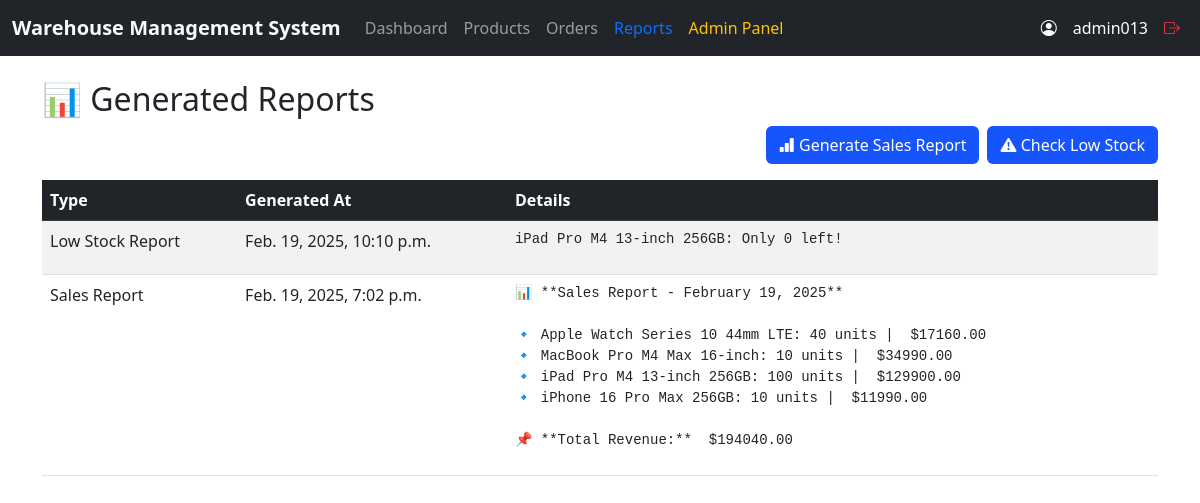
The page /reports/ (signed in) on the database its author committed.
### app/models.py (models this page shows, shortened)
class User(AbstractUser):
    ROLE_CHOICES = [
        ('admin', 'Administrator'),
        ('employee', 'Employee'),]
    role = models.CharField(max_length=10, choices=ROLE_CHOICES, default='employee')
    groups = models.ManyToManyField(Group, related_name="custom_user_groups", blank=True)
    user_permissions = models.ManyToManyField(Permission, related_name="custom_user_permissions", blank=True)

class Report(models.Model):
    REPORT_TYPES = [
        ('sales', 'Sales Report'),
        ('low_stock', 'Low Stock Report'),]
    report_type = models.CharField(max_length=20, choices=REPORT_TYPES)
    generated_at = models.DateTimeField(auto_now_add=True)
    details = models.TextField(default="")

### app/decorators.py (the view)
        def wrapper(request, *args, **kwargs):
            if request.user.is_authenticated and request.user.role in allowed_roles:
                return view_func(request, *args, **kwargs)
            return HttpResponseForbidden("You don't have permission to access this page.")

### app/views.py (called while the page is built)
@login_required  # view reports (admin only)
@role_required(allowed_roles=["admin"])
def report_list(request):
    reports = Report.objects.all().order_by("-generated_at") # get reports ordered from last to first
    return render(request, "reports/report_list.html", {"reports": reports})

### app/templates/reports/report_list.html
{% extends "base.html" %}
{% block content %}
<h2>📊 Generated Reports</h2>
<div class="d-flex justify-content-end mb-3">
    <a class="btn text-white me-2" style="background-color: #1655FC;" href="{% url 'generate_sales_report' %}">
        <i class="bi bi-bar-chart-fill"></i> Generate Sales Report
    </a>
    <a class="btn text-white" style="background-color: #1655FC;" href="{% url 'generate_low_stock_alert' %}">
        <i class="bi bi-exclamation-triangle-fill"></i> Check Low Stock
    </a>
</div>
<table class="table table-striped">
    <thead class="table-dark">
        <tr>
            <th>Type</th>
            <th>Generated At</th>
            <th>Details</th>
        </tr>
    </thead>
    <tbody>
        {% for report in reports %}
        <tr>
            <td>{{ report.get_report_type_display }}</td>
            <td>{{ report.generated_at }}</td>
            <td><pre>{{ report.details }}</pre></td>
        </tr>
        {% endfor %}
    </tbody>
</table>
{% endblock %}

### app/templates/base.html (shortened to what this page needs)
{% load static %}
<!DOCTYPE html>
<html lang="en">
<head>
    <link rel="stylesheet" href="https://cdn.jsdelivr.net/npm/bootstrap@5.3.0/dist/css/bootstrap.min.css">
    <link rel="stylesheet" href="https://cdn.jsdelivr.net/npm/bootstrap-icons/font/bootstrap-icons.css">
</head>
<body>
    <nav class="navbar navbar-expand-lg navbar-dark bg-dark">
        <div class="container-fluid">
            <span class="navbar-brand text-light fw-bold">Warehouse Management System</span>
            <div class="collapse navbar-collapse" id="navbarNav">
                <ul class="navbar-nav">
                    {% if user.is_authenticated %}
                        {% if user.role == "admin" %}
                            <li class="nav-item">
                                <a class="nav-link {% if request.path == '/admin_dashboard/' %}text-primary{% endif %}" href="{% url 'admin_dashboard' %}">Dashboard</a>
                            </li>
                            <li class="nav-item">
                                <a class="nav-link {% if request.path == '/products/' %}text-primary{% endif %}" href="{% url 'product_list' %}">Products</a>
                            </li>
                            <li class="nav-item">
                                <a class="nav-link {% if request.path == '/orders/' %}text-primary{% endif %}" href="{% url 'order_list' %}">Orders</a>
                            </li>
                            <li class="nav-item">
                                <a class="nav-link {% if request.path == '/reports/' %}text-primary{% endif %}" href="{% url 'report_list' %}">Reports</a>
                            </li>
                            <li class="nav-item">
                                <a class="nav-link text-warning" href="{% url 'admin:index' %}">Admin Panel</a>
                            </li>
                        {% endif %}
                    {% endif %}
                </ul>
                <ul class="navbar-nav ms-auto">
                    {% if user.is_authenticated %}
                        <li class="nav-item d-flex align-items-center">
                            <i class="bi bi-person-circle text-white me-2"></i>
                            <span class="nav-link text-white">{{ user.username }}</span>
                        </li>
                        <li class="nav-item">
                            <a class="nav-link text-danger" href="{% url 'logout' %}">
                                <i class="bi bi-box-arrow-right"></i>
                            </a>
                        </li>
                    {% else %}
                        <li class="nav-item"><a class="nav-link" href="{% url 'login' %}">Login</a></li>
                    {% endif %}
                </ul>
            </div>
        </div>
    </nav>
    <div class="container mt-4">
        {% block content %}{% endblock %}
    </div>
</body>
</html>

### rows shown on the page
User: username "admin013"
Report: report_type "Low Stock Report", generated_at "Feb. 19, 2025, 10:10 p.m.", details "iPad Pro M4 13-inch 256GB: Only 0 left!"
Report: report_type "Sales Report", generated_at "Feb. 19, 2025, 7:02 p.m.", details "📊 **Sales Report - February 19, 2025** 🔹 Apple Watch Series 10 44mm LTE: 40 units | $17160.00 🔹 MacBook Pro M4 Max 16-inch: 10 units | $34990.00 🔹 iPad Pro M4 13-inch 256GB: 100 units | $129900.00 🔹 iPhone 16 Pro Max 256GB: 10 units | $11990.00 📌 **Total Revenue:** $194040.00"
